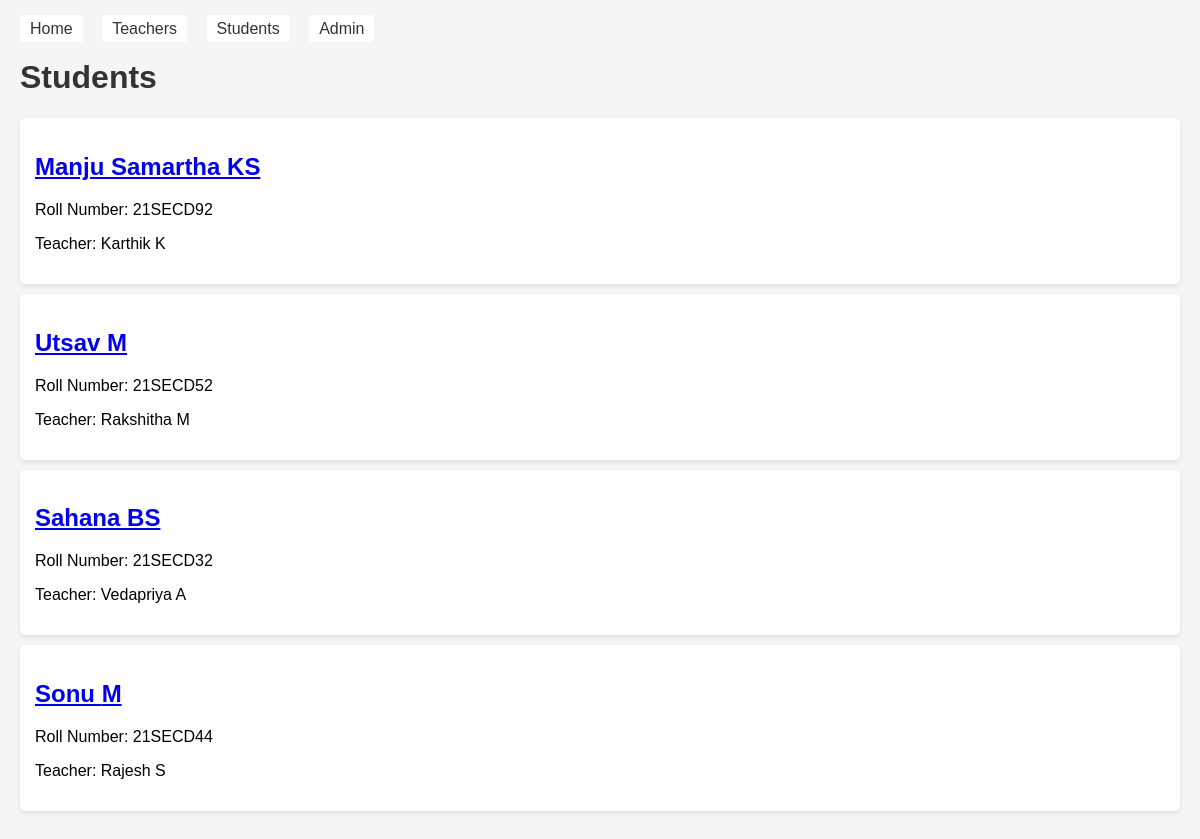
The page /students/ on the database its author committed.
### school/models.py (models this page shows, shortened)
class Student(models.Model):
    first_name = models.CharField(max_length=100)
    last_name = models.CharField(max_length=100)
    email = models.EmailField(unique=True)
    roll_number = models.CharField(max_length=20, unique=True)
    date_of_birth = models.DateField()
    teacher = models.ForeignKey(Teacher, on_delete=models.CASCADE, related_name='students')

class Teacher(models.Model):
    first_name = models.CharField(max_length=100)
    last_name = models.CharField(max_length=100)
    email = models.EmailField(unique=True)
    subject = models.CharField(max_length=100)
    hire_date = models.DateField()
    def __str__(self):
        return f"{self.first_name} {self.last_name}"

### school/views.py (the view)
# urls.py: path('students/', views.StudentListView.as_view(), name='student-list'),
class StudentListView(ListView):
    model = Student
    template_name = 'school/student_list.html'
    context_object_name = 'students'

### school/templates/school/student_list.html
{% extends 'base.html' %}
{% block content %}
<h1>Students</h1>
<div class="student-list">
    {% for student in students %}
    <div class="student-card">
        <h2><a href="{% url 'student-detail' student.pk %}">{{ student.first_name }} {{ student.last_name }}</a></h2>
        <p>Roll Number: {{ student.roll_number }}</p>
        <p>Teacher: {{ student.teacher }}</p>
    </div>
    {% endfor %}
</div>
{% endblock %}

### templates/base.html (shortened to what this page needs)
<!DOCTYPE html>
<html lang="en">
<head>
</head>
<body>
    <nav>
        <a href="{% url 'home' %}">Home</a>
        <a href="{% url 'teacher-list' %}">Teachers</a>
        <a href="{% url 'student-list' %}">Students</a>
        <a href="{% url 'admin:index' %}">Admin</a>
    </nav>
    <main>
        {% block content %}
        {% endblock %}
    </main>
</body>
</html>

### templates/base.html (style rules this page uses)
body { font-family: Arial, sans-serif; margin: 0; padding: 20px; background-color: #f5f5f5; }
nav { margin-bottom: 20px; }
nav a { margin-right: 15px; text-decoration: none; color: #333; padding: 5px 10px; border-radius: 3px; background-color: #fff; }
.teacher-card, .student-card { background: white; padding: 15px; margin: 10px 0; border-radius: 5px; box-shadow: 0 2px 5px rgba(0,0,0,0.1); }
h1 { color: #333; }

### rows shown on the page
Student: first_name "Manju Samartha", last_name "KS", roll_number "21SECD92", teacher "Karthik K"
Student: first_name "Utsav", last_name "M", roll_number "21SECD52", teacher "Rakshitha M"
Student: first_name "Sahana", last_name "BS", roll_number "21SECD32", teacher "Vedapriya A"
Student: first_name "Sonu", last_name "M", roll_number "21SECD44", teacher "Rajesh S"
